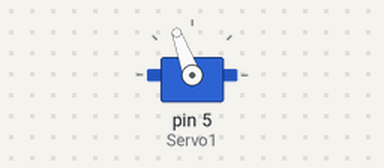
This sketch was run on a simulated Arduino Uno, built with avr-gcc and run on an emulated ATmega328P. On the bench: servo.

Above: at 0.05 s.
At 4.0 s:
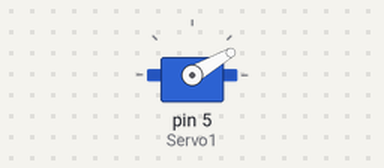
Timing chart, 0 to 5.2 s (numbered marks = the images above):
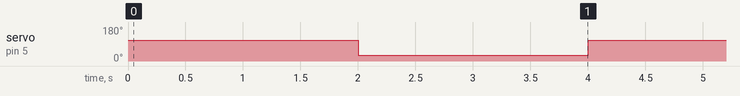

Measured:
- by itself, servo on pin 5 (Servo1): alternates 110° for 2.0 s and 30° for 2.0 s

The sketch:

exemplo_somente_servo_motor.ino
```cpp
#include <Servo.h>

Servo Servo1;

void setup() {
  // put your setup code here, to run once:
Servo1.attach(5);
}

void loop() {
  // put your main code here, to run repeatedly:
Servo1.write(110);
delay(2000);
Servo1.write(30);
delay(2000);
}
```
